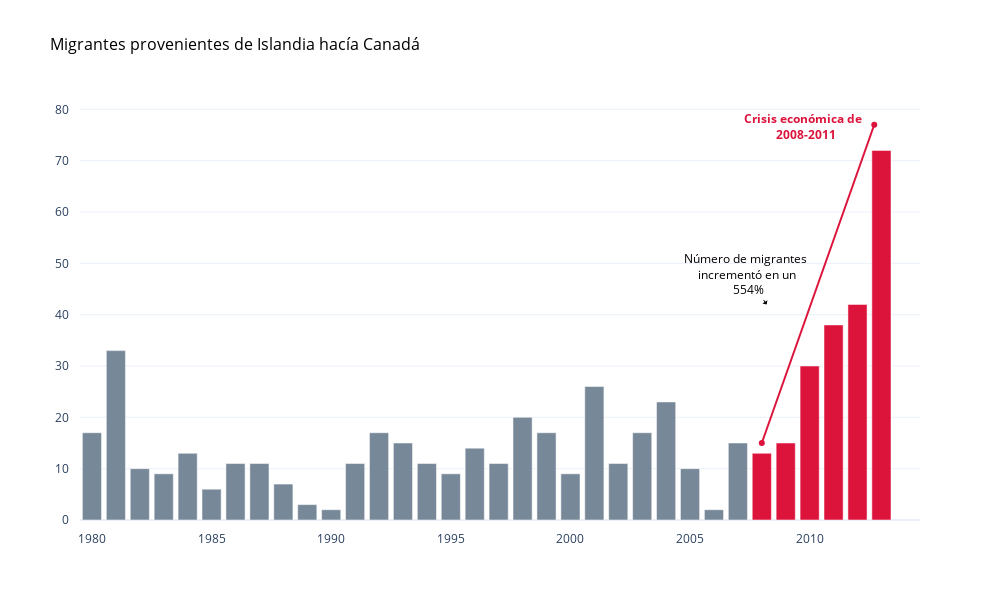

Here is the notebook cell this chart was saved with:
### Code cell
fig = go.Figure()
fig.add_trace(go.Bar(
    x=pre_crisis_df.Year, y=pre_crisis_df.Migrants,
    marker_color='lightslategrey', name=''
))
fig.add_trace(go.Bar(
    x=crisis_df.Year, y=crisis_df.Migrants,
    marker_color='crimson', name=''
))
fig.add_trace(go.Scatter(
    x=[2008,2012.7], y=[15,77],
    mode='lines+markers+text', 
    marker_color='crimson'
))
fig.add_annotation(
    x=2009.8,
    y=76.7,
    text="<b>Crisis económica de <br> 2008-2011</b>",
    showarrow=False,
    font=dict(
        color='crimson'
    )
)
fig.add_annotation(
    x=2008.2,
    y=42,
    text="Número de migrantes <br> incrementó en un <br> 554%",
    showarrow=True,
    arrowhead=1,
    arrowsize=1,
    ax=-20,
    ay=-30,
    arrowcolor='black',
    font=dict(
        color='black'
    )
)
fig.update_layout(
    title=dict(
        text='Migrantes provenientes de Islandia hacía Canadá',
        font=dict(size=16, color='black')
    ),
    margin=dict(
        pad=10
    ),
    width=1000, height=600, template='plotly_white', showlegend=False
)
fig.show()

### Figure 1 — Plotly figure (JSON) as saved in the notebook; plotly's stock layout.template omitted (floating-point values rounded to 4 significant figures)
{"data": [{"marker": {"color": "lightslategrey"}, "name": "", "type": "bar", "x": [1980, 1981, 1982, 1983, 1984, 1985, 1986, 1987, 1988, 1989, 1990, 1991, 1992, 1993, 1994, 1995, 1996, 1997, 1998, 1999, 2000, 2001, 2002, 2003, 2004, 2005, 2006, 2007], "y": [17, 33, 10, 9, 13, 6, 11, 11, 7, 3, 2, 11, 17, 15, 11, 9, 14, 11, 20, 17, 9, 26, 11, 17, 23, 10, 2, 15]}, {"marker": {"color": "crimson"}, "name": "", "type": "bar", "x": [2008, 2009, 2010, 2011, 2012, 2013], "y": [13, 15, 30, 38, 42, 72]}, {"marker": {"color": "crimson"}, "mode": "lines+markers+text", "type": "scatter", "x": [2008, 2013.0], "y": [15, 77]}], "layout": {"annotations": [{"font": {"color": "crimson"}, "showarrow": false, "text": "<b>Crisis económica de <br> 2008-2011</b>", "x": 2010.0, "y": 76.7}, {"arrowcolor": "black", "arrowhead": 1, "arrowsize": 1, "ax": -20, "ay": -30, "font": {"color": "black"}, "showarrow": true, "text": "Número de migrantes <br> incrementó en un <br> 554%", "x": 2008.0, "y": 42}], "height": 600, "margin": {"pad": 10}, "showlegend": false, "title": {"font": {"color": "black", "size": 16}, "text": "Migrantes provenientes de Islandia hacía Canadá"}, "width": 1000}}
